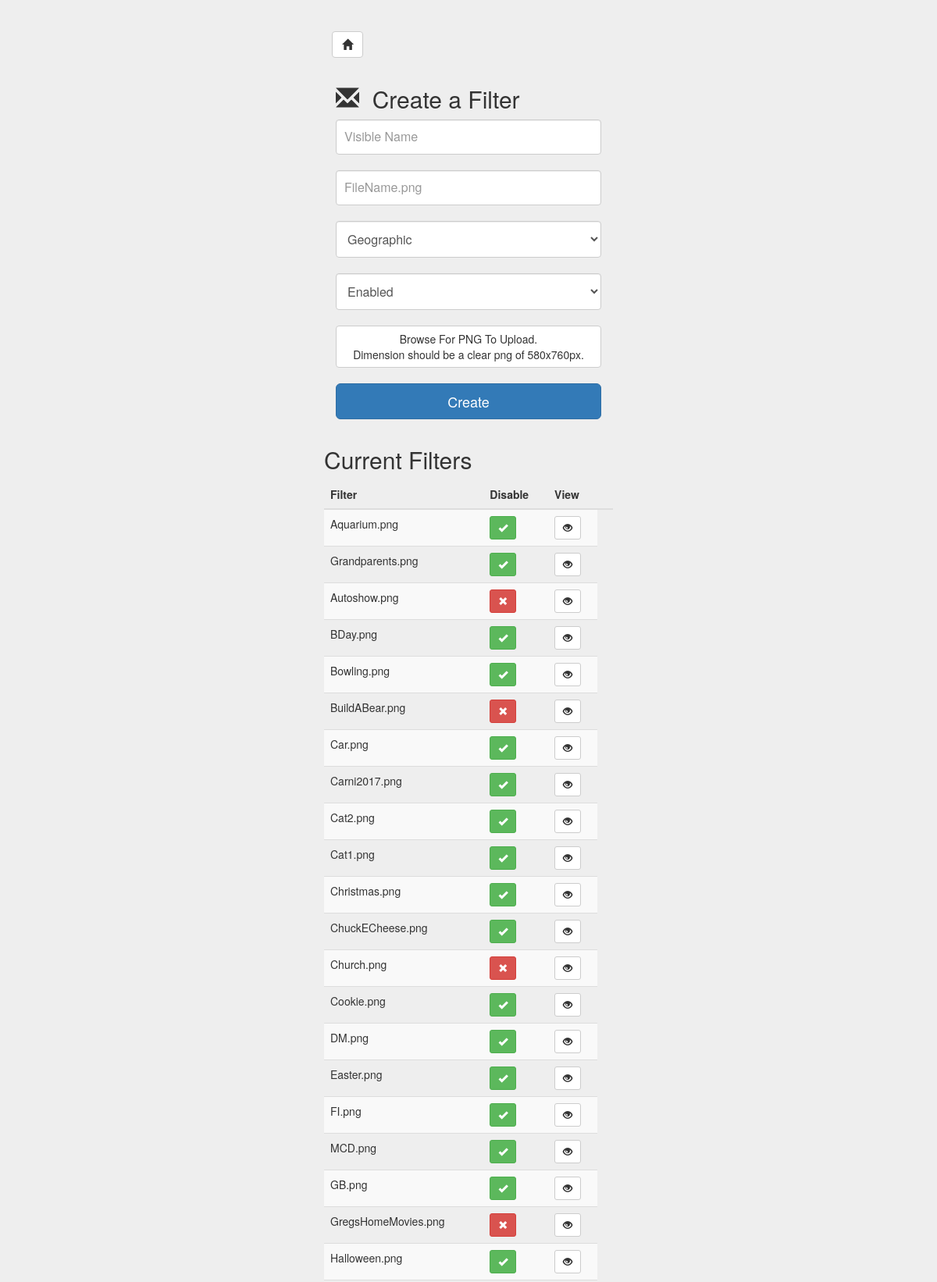
The app's page /a_filter.php (signed in, upper part) with its own data.
### tables this page shows
CREATE TABLE `filter` (
  `filter_id` int(11) NOT NULL AUTO_INCREMENT,
  `visiblename` varchar(50) NOT NULL,
  `filename` varchar(50) NOT NULL,
  `type` varchar(10) NOT NULL,
  `isArchived` tinyint(1) NOT NULL DEFAULT '0',
  PRIMARY KEY (`filter_id`)
);

### a_filter.php (the view, shortened to what this page needs)
<!DOCTYPE html>
<html lang="en">
  <head>
    <link href="css/bootstrap.min.css" rel="stylesheet">
    <link href="css/ie10-viewport-bug-workaround.css" rel="stylesheet">
    <link href="css/signin.css" rel="stylesheet">
  </head>
  <body>
    <div class="container">
    <div class="header clearfix">
        <nav>
            <ul class="nav nav-pills pull-left" style="padding-left:10px;">
                <button type="button" class="btn btn-default" onclick="window.location='index.php';">
                    <span class="glyphicon glyphicon-home" aria-hidden="true" ></span>
                </button>
            </ul>
        </nav>
      </div>
      <form class="form-signin" method="post" action="c_newFilter.php"  enctype="multipart/form-data">
        <h2 class="form-signin-heading"><span class="glyphicon glyphicon-envelope" aria-hidden="true" ></span>&nbsp; Create a Filter</h2>
        <input type="text" id="vis" name="vis" class="form-control" placeholder="Visible Name" required autofocus>
        <br>
        <input type="text" id="fn" name="fn" class="form-control" placeholder="FileName.png" required>
        <br>
        <select class="form-control" name="type">
          <option value="geo">Geographic</option>
        </select>
        <br>
        <select class="form-control" name="arch">
          <option value="0">Enabled</option>
        </select>
        <br>
        <label class="btn btn-default btn-file" style="width:100%;">
				Browse For PNG To Upload. <br>Dimension should be a clear png of 580x760px.
        </label>
        <br><br>
        <button class="btn btn-lg btn-primary btn-block" type="submit">Create</button>
      </form>
      <h2 class="form-signin-heading">Current Filters</h2>
      <table class="table table-striped">
      <thead><tr><th>Filter</th><th>Disable</th><th>View<th></tr></thead>
      <tbody>
      <?php
      $conn = connectDB();
      $sql = "SELECT * from filter order by visiblename asc";
      $stmt = $conn->prepare($sql);
      $stmt->execute();
      $result = $stmt->fetchAll();
      foreach($result as $r)
      {
        $dString = '<button type="button" class="btn btn-success btn-sm" onclick="window.location=\'c_archiveFilter.php?fid='.$r['filter_id'].'\';"><span class="glyphicon glyphicon-ok" aria-hidden="true" ></span></button>';
        if($r['isArchived'] == 1) {
          $dString = '<button type="button" class="btn btn-danger btn-sm" onclick="window.location=\'c_archiveFilter.php?fid='.$r['filter_id'].'\';"><span class="glyphicon glyphicon-remove" aria-hidden="true" ></span></button>';
        }
        echo "<tr><td>".$r['filename']."</td><td>".$dString."</td>";
        echo '<td><button type="button" class="btn btn-default btn-sm" onclick="window.open(\'/overlays/'.$r['filename'].'\');"><span class="glyphicon glyphicon-eye-open" aria-hidden="true" ></span></button></td>';
        echo "</tr>";
      }
      ?>
      </tbody></table>
    </div>
  </body>
</html>

### css/signin.css (style rules this page uses)
body { padding-top: 40px; padding-bottom: 40px; background-color: #eee; }
.form-signin { max-width: 330px; padding: 15px; margin: 0 auto; }
.form-signin .form-signin-heading, .form-signin .checkbox { margin-bottom: 10px; }
.form-signin .form-control { position: relative; height: auto; -webkit-box-sizing: border-box; -moz-box-sizing: border-box; box-sizing: border-box; padding: 10px; font-size: 16px; }

### a_filter.php (style rules this page uses)
.container { width:400px !important; }
form { max-width:400px !important; }

### records on screen
filter: filename "Aquarium.png"
filter: filename "Grandparents.png"
filter: filename "Autoshow.png"
filter: filename "BDay.png"
filter: filename "Bowling.png"
filter: filename "BuildABear.png"
filter: filename "Car.png"
filter: filename "Carni2017.png"
filter: filename "Cat2.png"
filter: filename "Cat1.png"
filter: filename "Christmas.png"
filter: filename "ChuckECheese.png"
filter: filename "Church.png"
filter: filename "Cookie.png"
filter: filename "DM.png"
filter: filename "Easter.png"
filter: filename "FI.png"
filter: filename "MCD.png"
filter: filename "GB.png"
filter: filename "GregsHomeMovies.png"
filter: filename "Halloween.png"
